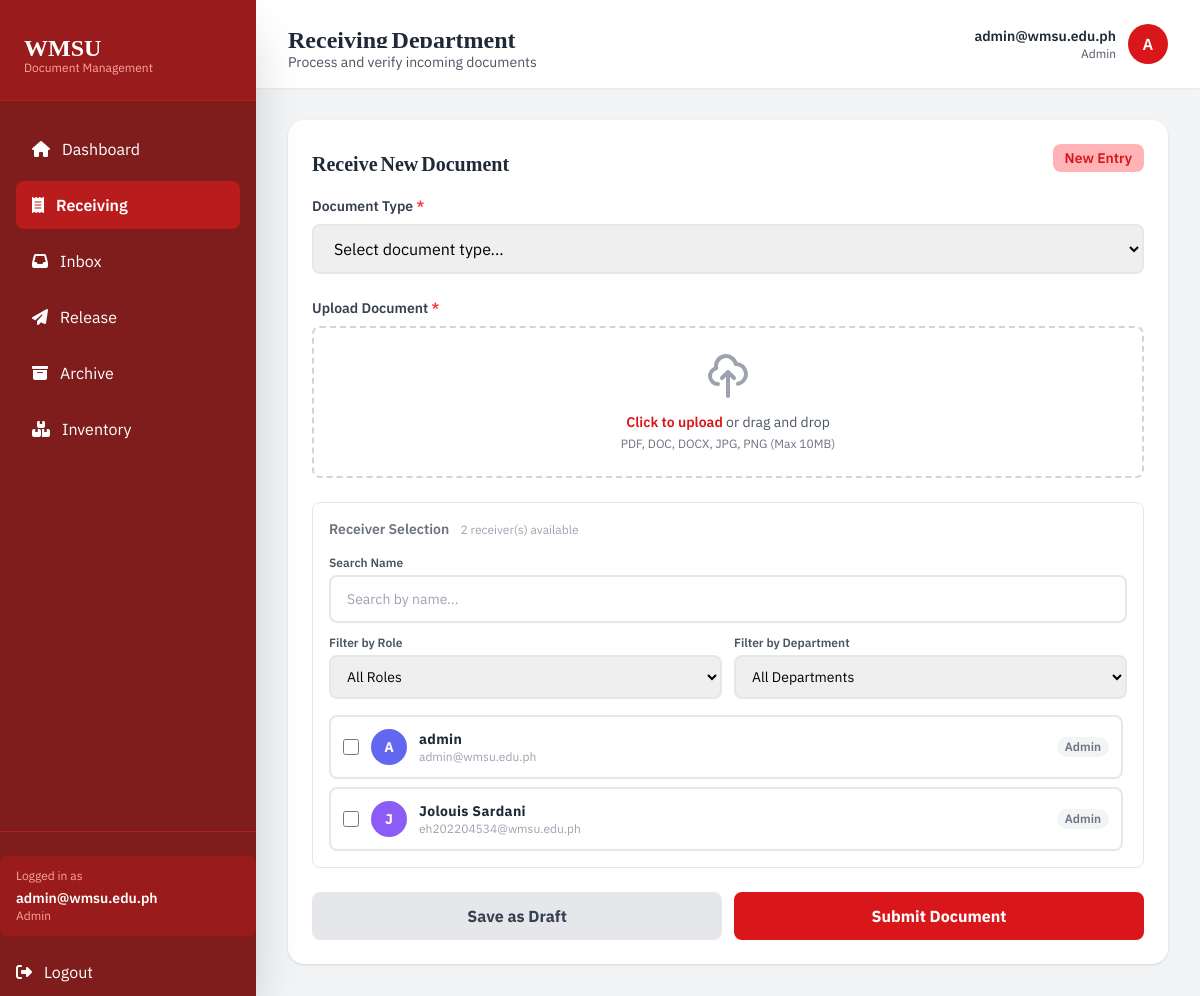
Page /pages/receiving.php (signed in) on the committed database.
### tables this page shows
CREATE TABLE `users` (
  `id` int(11) NOT NULL,
  `username` varchar(100) NOT NULL,
  `email` varchar(255) NOT NULL,
  `password_hash` varchar(255) NOT NULL,
  `full_name` varchar(255) NOT NULL,
  `role` enum('Admin','Staff','Faculty','Employee') DEFAULT 'Staff',
  `department` varchar(100) DEFAULT NULL,
  `position` varchar(100) DEFAULT NULL,
  `is_active` tinyint(1) DEFAULT 1,
  `created_at` timestamp NOT NULL DEFAULT current_timestamp(),
  `updated_at` timestamp NOT NULL DEFAULT current_timestamp() ON UPDATE current_timestamp(),
  `last_login` datetime DEFAULT NULL
);

### pages/receiving.php (the view, shortened to what this page needs)
<?php
$pdo = getPDO();
function getInitialsFromEmail($email) {
    $namePart = explode('@', $email)[0];
    $parts = preg_split('/[._-]/', $namePart);
    $initials = '';
    foreach ($parts as $part) {
        if (!empty($part)) $initials .= strtoupper(substr($part, 0, 1));
    }
    return $initials ?: 'U';
}
$user_email = $_SESSION['user_email'] ?? '';
$user_initials = getInitialsFromEmail($user_email);
$user_role = $_SESSION['user_role'] ?? 'user';
$user_role_display = ucfirst($user_role);
$all_receivers = $pdo->query("
    SELECT id, full_name as name, department, role, email
    FROM users
    WHERE is_active = 1
    ORDER BY full_name ASC
")->fetchAll();
$avatar_colors = [
    'bg-indigo-500', 'bg-violet-500', 'bg-sky-500',
    'bg-emerald-500', 'bg-amber-500', 'bg-rose-500',
];
?>
<!DOCTYPE html>
<html lang="en">
<head>
    <script src="https://cdn.tailwindcss.com"></script>
</head>
<body class="bg-gray-100">
    <?php $active_page = 'receiving'; include __DIR__ . '/../sidebar/sidebar.php'; ?>
    <main class="lg:ml-64 min-h-screen">
        <header class="bg-white shadow-sm sticky top-0 z-20">
            <div class="px-4 sm:px-6 lg:px-8 py-4">
                <div class="flex items-center justify-between">
                    <div class="flex items-center gap-3 min-w-0">
                        <div class="min-w-0">
                            <h2 class="text-xl sm:text-2xl font-bold text-gray-800 font-main truncate">Receiving Department</h2>
                            <p class="hidden sm:block text-sm text-gray-600 mt-1 font-secondary">Process and verify incoming documents</p>
                        </div>
                    </div>
                    <div class="flex items-center space-x-4">
                        <div class="flex items-center space-x-3">
                            <div class="hidden sm:block text-right">
                                <p class="text-sm font-semibold text-gray-800 font-secondary"><?= htmlspecialchars($user_email ?: 'Guest User') ?></p>
                                <p class="text-xs text-gray-600 font-secondary"><?= htmlspecialchars($user_role_display) ?></p>
                            </div>
                            <div class="w-10 h-10 bg-crimson-700 rounded-full flex items-center justify-center">
                                <span class="text-white font-semibold font-secondary"><?= htmlspecialchars($user_initials) ?></span>
                            </div>
                        </div>
                    </div>
                </div>
            </div>
        </header>
        <div class="px-4 sm:px-6 lg:px-8 py-8">
            <div class="grid grid-cols-1">
                <div>
                    <div class="bg-white rounded-2xl shadow p-6">
                        <div class="flex items-center justify-between gap-3 mb-6">
                            <h3 class="text-xl font-bold text-gray-800 font-main">Receive New Document</h3>
                            <span class="flex-shrink-0 px-3 py-1 bg-crimson-100 text-crimson-700 rounded-lg text-sm font-semibold font-secondary">New Entry</span>
                        </div>
                        <form id="receiveForm" method="POST" action="" enctype="multipart/form-data" class="space-y-6">
                            <div>
                                <label for="documentType" class="block text-sm font-semibold text-gray-700 mb-2 font-secondary">
                                    Document Type <span class="text-crimson-600">*</span>
                                </label>
                                <select id="documentType" name="documentType" required
                                    onchange="handleDocumentTypeChange(this.value)"
                                    class="w-full px-4 py-3 border-2 border-gray-200 rounded-lg focus:outline-none focus:border-crimson-700 focus:ring-2 focus:ring-crimson-200 transition duration-200 font-secondary">
                                    <option value="">Select document type...</option>
                                </select>
                            </div>
                            <div>
                                <label for="fileUpload" class="block text-sm font-semibold text-gray-700 mb-2 font-secondary">
                                    Upload Document <span class="text-crimson-600">*</span>
                                </label>
                                <div class="border-2 border-dashed border-gray-300 rounded-lg p-6 text-center hover:border-crimson-700 transition duration-200" id="dropZone">
                                    <label for="fileUpload" class="cursor-pointer">
                                        <svg class="w-12 h-12 mx-auto text-gray-400 mb-3" fill="none" stroke="currentColor" viewBox="0 0 24 24">
                                            <path stroke-linecap="round" stroke-linejoin="round" stroke-width="2" d="M7 16a4 4 0 01-.88-7.903A5 5 0 1115.9 6L16 6a5 5 0 011 9.9M15 13l-3-3m0 0l-3 3m3-3v12"/>
                                        </svg>
                                        <p class="text-sm text-gray-600 mb-1 font-secondary">
                                            <span class="text-crimson-700 font-semibold">Click to upload</span> or drag and drop
                                        </p>
                                        <p class="text-xs text-gray-500 font-secondary">PDF, DOC, DOCX, JPG, PNG (Max 10MB)</p>
                                    </label>
                                </div>
                            </div>
                            <div class="border border-gray-200 rounded-lg p-4">
                                <p class="text-sm font-semibold text-gray-500 mb-4 font-secondary">
                                    Receiver Selection
                                    <span class="ml-2 text-xs font-normal text-gray-400"><?= count($all_receivers) ?> receiver(s) available</span>
                                </p>
                                <div class="flex flex-col gap-3 mb-4">
                                    <div class="flex items-center gap-2">
                                        <div class="relative flex-1">
                                            <label class="block text-xs font-semibold text-gray-600 mb-1 font-secondary">Search Name</label>
                                            <input type="text" id="receiverSearch" placeholder="Search by name..."
                                                class="w-full px-4 py-3 border-2 border-gray-200 rounded-lg focus:outline-none focus:border-crimson-700 focus:ring-2 focus:ring-crimson-200 transition duration-200 font-secondary text-sm">
                                        </div>
                                    </div>
                                    <div class="grid grid-cols-2 gap-3">
                                        <div>
                                            <label class="block text-xs font-semibold text-gray-600 mb-1 font-secondary">Filter by Role</label>
                                            <select id="filterRole" class="w-full px-3 py-2.5 border-2 border-gray-200 rounded-lg focus:outline-none focus:border-crimson-700 focus:ring-2 focus:ring-crimson-200 transition duration-200 font-secondary text-sm">
                                                <option value="">All Roles</option>
                                            </select>
                                        </div>
                                        <div>
                                            <label class="block text-xs font-semibold text-gray-600 mb-1 font-secondary">Filter by Department</label>
                                            <select id="filterDepartment" class="w-full px-3 py-2.5 border-2 border-gray-200 rounded-lg focus:outline-none focus:border-crimson-700 focus:ring-2 focus:ring-crimson-200 transition duration-200 font-secondary text-sm">
                                                <option value="">All Departments</option>
                                            </select>
                                        </div>
                                    </div>
                                </div>
                                <div id="receiverList" class="space-y-2 max-h-64 overflow-y-auto pr-1">
                                    <?php foreach ($all_receivers as $i => $r):
                                        $color = $avatar_colors[$i % count($avatar_colors)];
                                        $initials = strtoupper(substr($r['name'], 0, 1));
                                    ?>
                                    <label
                                        class="receiver-row flex items-center justify-between bg-white border-2 border-gray-200 rounded-lg px-3 py-3 cursor-pointer hover:border-crimson-400 hover:bg-crimson-50 transition duration-200"
                                        data-name="<?= htmlspecialchars(strtolower($r['name'])) ?>"
                                        data-dept="<?= htmlspecialchars(strtolower($r['department'] ?? '')) ?>"
                                        data-role="<?= htmlspecialchars(strtolower($r['role'] ?? '')) ?>"
                                    >
                                        <div class="flex items-center gap-3 min-w-0 flex-1">
                                            <input type="checkbox" name="receivers[]" value="<?= (int)$r['id'] ?>"
                                                class="w-4 h-4 text-crimson-700 border-gray-300 rounded focus:ring-crimson-500 flex-shrink-0">
                                            <div class="w-9 h-9 <?= $color ?> rounded-full flex items-center justify-center shrink-0">
                                                <span class="text-white text-sm font-bold font-secondary"><?= htmlspecialchars($initials) ?></span>
                                            </div>
                                            <div class="min-w-0 flex-1">
                                                <span class="block text-sm font-bold text-gray-800 font-secondary tracking-wide truncate"><?= htmlspecialchars($r['name']) ?></span>
                                                <?php if (!empty($r['email'])): ?>
                                                <p class="text-xs text-gray-400 font-secondary truncate"><?= htmlspecialchars($r['email']) ?></p>
                                                <?php endif; ?>
                                            </div>
                                        </div>
                                        <div class="flex items-center gap-2 ml-2 flex-shrink-0">
                                            <span class="text-xs font-semibold px-2 py-0.5 rounded-full bg-gray-100 text-gray-500 font-secondary"><?= htmlspecialchars($r['role'] ?? 'Staff') ?></span>
                                        </div>
                                    </label>
                                    <?php endforeach; ?>
                                </div>
                            </div>
                            <div class="flex flex-col sm:flex-row gap-3">
                                <button type="submit" name="save_as_draft" value="1"
                                    class="flex-1 bg-gray-200 text-gray-700 font-bold py-3 px-6 rounded-lg hover:bg-gray-300 focus:outline-none focus:ring-4 focus:ring-gray-300 transition duration-200 font-secondary">
                                    Save as Draft
                                </button>
                                <button type="submit"
                                    class="flex-1 bg-crimson-700 text-white font-bold py-3 px-6 rounded-lg hover:bg-crimson-800 focus:outline-none focus:ring-4 focus:ring-crimson-300 transition duration-200 transform hover:scale-[1.02] active:scale-[0.98] font-secondary">
                                    Submit Document
                                </button>
                            </div>
                        </form>
                    </div>
                </div>
            </div>
        </div>
    </main>
</body>
</html>

### pages/receiving.php (style rules this page uses)
body { font-family:'IBM Plex Sans',sans-serif; }
h1,h2,h3,h4,h5,h6 { font-family:'Noto Nastaliq Urdu',serif; }

### rows in the picture
users: full_name "A", full_name "admin", email "admin@wmsu.edu.ph", role "Admin"
users: full_name "J", full_name "Jolouis Sardani", email "eh202204534@wmsu.edu.ph", role "Admin"

### other values in the picture
$label "Dashboard Receiving Release Archive Inventory"
$_SESSION['user_email'] "admin@wmsu.edu.ph"
$_SESSION['user_role'] "Admin"
$user_email ?: 'Guest User' "admin@wmsu.edu.ph"
$user_role_display "Admin"
$user_initials "A"
count($all_receivers) "2"
